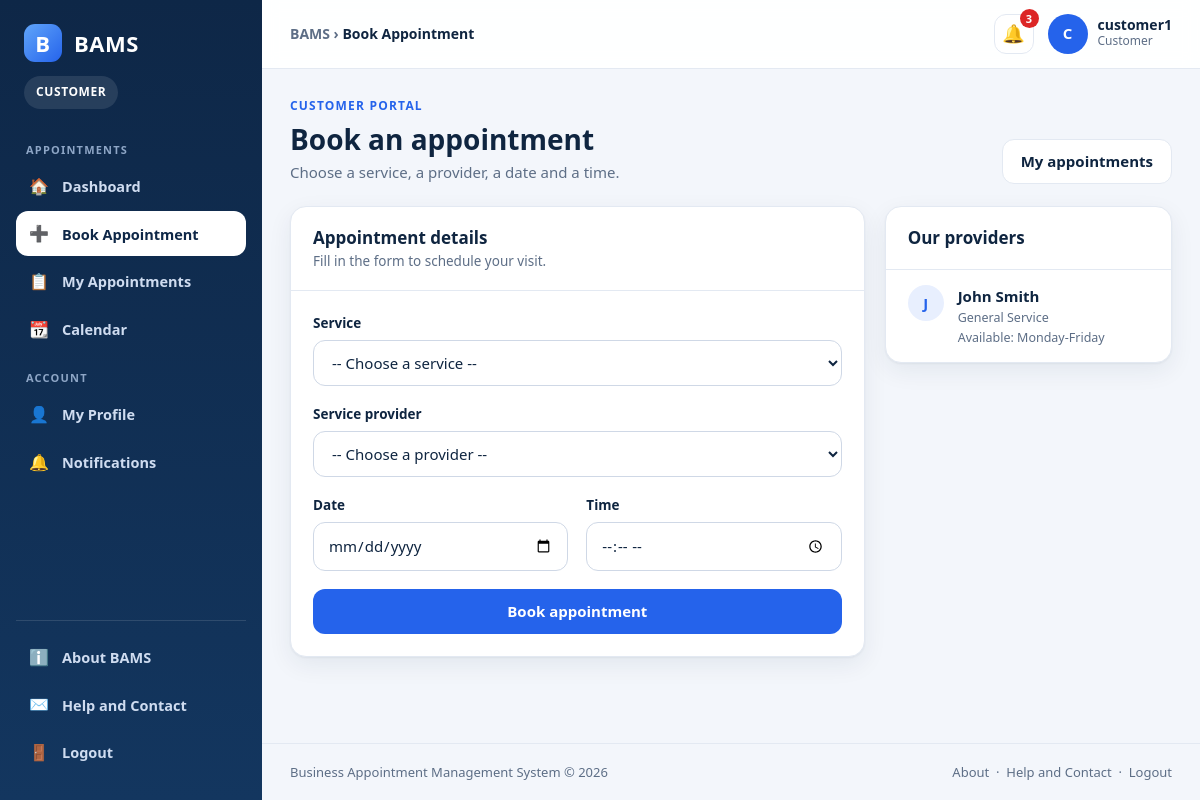
The page /book_appointment.php (signed in) on the database its author committed.
### tables this page shows
CREATE TABLE `service_providers` (
  `provider_id` int(11) NOT NULL,
  `user_id` int(11) NOT NULL,
  `first_name` varchar(50) NOT NULL,
  `last_name` varchar(50) NOT NULL,
  `specialization` varchar(100) DEFAULT NULL,
  `contact_number` varchar(20) DEFAULT NULL,
  `availability` varchar(100) DEFAULT NULL,
  `created_at` timestamp NOT NULL DEFAULT current_timestamp()
);

### bootstrap.php (called while the page is built, shortened)
<?php
function e($value): string
{
    return htmlspecialchars((string)($value ?? ""), ENT_QUOTES, "UTF-8");
}
function initial(string $name): string
{
    $name = trim($name);
    $first = function_exists("mb_substr") ? mb_substr($name, 0, 1) : substr($name, 0, 1);
    return strtoupper($first);
}

### book_appointment.php (the view, shortened to what this page needs)
<?php
require_once __DIR__ . "/includes/layout.php";
require_once __DIR__ . "/includes/data.php";
$user_id = (int)$_SESSION["user_id"];
$stmt = $conn->prepare("SELECT customer_id FROM customers WHERE user_id = ?");
$stmt->bind_param("i", $user_id);
$stmt->execute();
$customer = $stmt->get_result()->fetch_assoc();
$form = ["service_id" => "", "provider_id" => "", "appointment_date" => "", "appointment_time" => ""];
$providers = $conn->query("SELECT provider_id, first_name, last_name, specialization, availability FROM service_providers ORDER BY first_name ASC")->fetch_all(MYSQLI_ASSOC);
?>
<div class="page-head">
    <div><div class="eyebrow">Customer portal</div><h1>Book an appointment</h1><p>Choose a service, a provider, a date and a time.</p></div>
    <div class="actions"><a class="btn btn-ghost" href="my_appointments.php">My appointments</a></div>
</div>
<div class="split">
    <div class="card">
        <div class="card-head"><div><div class="card-title">Appointment details</div><div class="card-sub">Fill in the form to schedule your visit.</div></div></div>
        <div class="card-body">
        <?php if ($customer): ?>
            <form method="POST" action="book_appointment.php" class="form-grid">
                <div class="field full"><label for="service_id">Service</label>
                    <select name="service_id" id="service_id" required>
                        <option value="">-- Choose a service --</option>
                    </select></div>
                <div class="field full"><label for="provider_id">Service provider</label>
                    <select name="provider_id" id="provider_id" required>
                        <option value="">-- Choose a provider --</option>
                    </select></div>
                <div class="field"><label for="appointment_date">Date</label>
                    <input type="date" name="appointment_date" id="appointment_date" min="<?php echo date("Y-m-d"); ?>" value="<?php echo e($form["appointment_date"]); ?>" required></div>
                <div class="field"><label for="appointment_time">Time</label>
                    <input type="time" name="appointment_time" id="appointment_time" value="<?php echo e($form["appointment_time"]); ?>" required></div>
                <div class="field full"><button class="btn" type="submit">Book appointment</button></div>
            </form>
        <?php else: ?>
            <div class="empty"><div class="big">📝</div><strong>Your profile is not ready</strong><a class="btn" href="customer_profile.php">Complete my profile</a></div>
        <?php endif; ?>
        </div>
    </div>
    <div class="card">
        <div class="card-head"><div class="card-title">Our providers</div></div>
        <?php if (!$providers): ?>
            <div class="empty"><strong>No providers yet</strong></div>
        <?php else: foreach ($providers as $p): $n = trim($p["first_name"] . " " . $p["last_name"]); ?>
            <div class="list-item">
                <div class="mini-avatar"><?php echo e(initial($n)); ?></div>
                <div class="grow"><div class="cell-title"><?php echo e($n); ?></div>
                    <div class="cell-sub"><?php echo e($p["specialization"] ?: "General Service"); ?></div>
                    <div class="cell-sub">Available: <?php echo e($p["availability"] ?: "Ask the provider"); ?></div></div>
            </div>
        <?php endforeach; endif; ?>
    </div>
</div>

### bams.css (style rules this page uses)
:root { --bg:#f3f6fb; --surface:#ffffff; --ink:#0f2540; --muted:#5d6e86; --line:#e3e9f2; --primary:#2563eb; --primary-d:#1d4ed8; --primary-l:#e8effe; --navy:#0e2747; --navy-2:#13365f; --good:#15803d; --good-l:#e3f6ea; --wait:#b45309; --wait-l:#fdf1dc; --bad:#b91c1c; --bad-l:#fde7e7; --info:#0369a1; --info-l:#e0f2fb; --accent:#2563eb; --accent-l:#e8effe; --radius:16px; --shadow:0 1px 2px rgba(15,37,64,.05),0 8px 24px rgba(15,37,64,.07); --font:"Segoe UI",system-ui,-apple-system,"Helvetica Neue",Arial,sans-serif; }
body.role-customer { --accent:#2563eb;--accent-l:#e8effe }
* { box-sizing:border-box }
html { scroll-behavior:smooth }
body { margin:0;font-family:var(--font);background:var(--bg);color:var(--ink);font-size:15px;line-height:1.55 }
a { color:var(--primary);text-decoration:none }
h1,h2,h3,h4 { margin:0 0 .4em;line-height:1.25 }
.page-head { display:flex;justify-content:space-between;align-items:flex-end;gap:16px;flex-wrap:wrap;margin-bottom:22px }
.page-head h1 { font-size:28px;margin:0 }
.page-head p { margin:4px 0 0;color:var(--muted) }
.eyebrow { font-size:12px;letter-spacing:1.2px;text-transform:uppercase;font-weight:800;color:var(--accent);margin-bottom:6px }
.actions { display:flex;gap:10px;flex-wrap:wrap }
.card { background:var(--surface);border:1px solid var(--line);border-radius:var(--radius);box-shadow:var(--shadow);margin-bottom:22px;overflow:hidden }
.card-head { display:flex;justify-content:space-between;align-items:center;gap:14px;flex-wrap:wrap;padding:18px 22px;border-bottom:1px solid var(--line) }
.card-title { font-size:17px;font-weight:800 }
.card-sub { color:var(--muted);font-size:13.5px }
.card-body { padding:22px }
.split { display:grid;grid-template-columns:minmax(0,2fr) minmax(0,1fr);gap:20px;align-items:start }
.mini-avatar { width:36px;height:36px;border-radius:50%;background:var(--accent-l);color:var(--accent);display:grid;place-items:center;font-weight:800;flex:0 0 36px }
.cell-title { font-weight:700 }
.cell-sub { font-size:12.5px;color:var(--muted) }
.btn { display:inline-flex;align-items:center;justify-content:center;gap:8px;padding:10px 18px;border-radius:12px;border:1px solid transparent;background:var(--accent);color:#fff;font:inherit;font-weight:700;cursor:pointer;text-decoration:none;transition:.15s }
.btn-ghost { background:#fff;color:var(--ink);border-color:var(--line) }
.form-grid { display:grid;grid-template-columns:repeat(2,minmax(0,1fr));gap:18px }
.field { display:flex;flex-direction:column;gap:6px }
.field.full { grid-column:1/-1 }
label { font-weight:700;font-size:13.5px }
input,select,textarea { font:inherit;color:var(--ink);background:#fff;border:1px solid #cfd8e6;border-radius:12px;padding:11px 14px;width:100%;transition:.15s }
.list-item { display:flex;gap:14px;align-items:flex-start;padding:15px 22px;border-bottom:1px solid var(--line) }
.list-item:last-child { border-bottom:0 }
.list-item .grow { flex:1;min-width:0 }

### rows shown on the page
service_providers: initial($n) "J", n "John Smith", specialization "General Service", availability "Monday-Friday"

### other values the page prints
$role "CUSTOMER"
$group[0] "APPOINTMENTS"
$item[2] "🏠"
$item[1] "Dashboard"
$item[2] "➕"
$item[1] "Book Appointment"
$item[2] "📋"
$item[1] "My Appointments"
$item[2] "📆"
$item[1] "Calendar"
$group[0] "ACCOUNT"
$item[2] "👤"
$item[1] "My Profile"
$item[2] "🔔"
$item[1] "Notifications"
